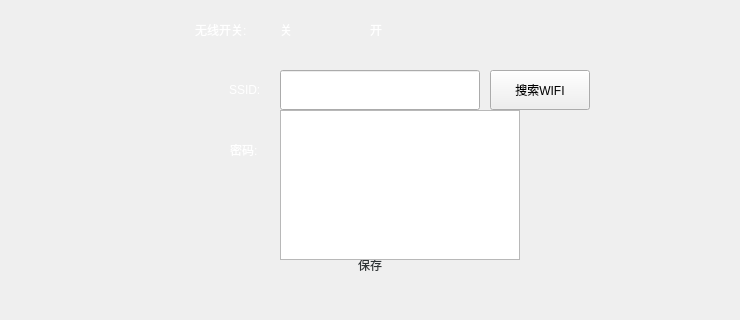
   <widget class="QWidget" name="tab_14">
    <attribute name="title">
     <string>无线网络设置</string>
    </attribute>
    <widget class="QGroupBox" name="groupBox_2">
     <property name="geometry">
      <rect>
       <x>30</x>
       <y>10</y>
       <width>701</width>
       <height>301</height>
      </rect>
     </property>
     <property name="styleSheet">
      <string notr="true">QGroupBox#groupBox_2{border:none;}
</string>
     </property>
     <property name="title">
      <string/>
     </property>
     <widget class="QLabel" name="label_SSID">
      <property name="geometry">
       <rect>
        <x>199</x>
        <y>70</y>
        <width>51</width>
        <height>20</height>
       </rect>
      </property>
      <property name="styleSheet">
       <string notr="true">color: rgb(255, 255, 255);
font: 500 13pt &quot;Ubuntu&quot;;</string>
      </property>
      <property name="text">
       <string>SSID:</string>
      </property>
     </widget>
     <widget class="QPushButton" name="pushButton_search_wifi">
      <property name="geometry">
       <rect>
        <x>460</x>
        <y>60</y>
        <width>100</width>
        <height>40</height>
       </rect>
      </property>
      <property name="focusPolicy">
       <enum>Qt::NoFocus</enum>
      </property>
      <property name="styleSheet">
       <string notr="true"/>
      </property>
      <property name="text">
       <string>搜索WIFI</string>
      </property>
     </widget>
     <widget class="QLineEdit" name="lineEdit_SSID">
      <property name="geometry">
       <rect>
        <x>250</x>
        <y>60</y>
        <width>200</width>
        <height>40</height>
       </rect>
      </property>
      <property name="styleSheet">
       <string notr="true">font:500 14pt &quot;Ubuntu&quot;;</string>
      </property>
     </widget>
     <widget class="QLabel" name="label_password">
      <property name="geometry">
       <rect>
        <x>200</x>
        <y>130</y>
        <width>50</width>
        <height>20</height>
       </rect>
      </property>
      <property name="styleSheet">
       <string notr="true">color: rgb(255, 255, 255);
font: 500 13pt &quot;Ubuntu&quot;;</string>
      </property>
      <property name="text">
       <string>密码:</string>
      </property>
     </widget>
     <widget class="QLabel" name="label_wifiIp">
      <property name="geometry">
       <rect>
        <x>190</x>
        <y>170</y>
        <width>311</width>
        <height>20</height>
       </rect>
      </property>
      <property name="styleSheet">
       <string notr="true">color: rgb(255, 255, 255);
font: 11pt &quot;Ubuntu&quot;;</string>
      </property>
      <property name="text">
       <string/>
      </property>
     </widget>
     <widget class="QPushButton" name="pushButton_submit2">
      <property name="geometry">
       <rect>
        <x>265</x>
        <y>230</y>
        <width>150</width>
        <height>50</height>
       </rect>
      </property>
      <property name="focusPolicy">
       <enum>Qt::NoFocus</enum>
      </property>
      <property name="styleSheet">
       <string notr="true">QPushButton{border:none;background-image: url(:/images/btnBg.gif);font: 400 14pt &quot;Ubuntu&quot;;color: rgb(46, 52, 54);} 
QPushButton:pressed{border:none;background-image: url(:/images/btnBg_down.gif);} </string>
      </property>
      <property name="text">
       <string>保存</string>
      </property>
     </widget>
     <widget class="QLabel" name="label_wifi_close">
      <property name="geometry">
       <rect>
        <x>250</x>
        <y>10</y>
        <width>21</width>
        <height>20</height>
       </rect>
      </property>
      <property name="styleSheet">
       <string notr="true">color: rgb(255, 255, 255);
font: 500 13pt &quot;Ubuntu&quot;;</string>
      </property>
      <property name="text">
       <string>关</string>
      </property>
     </widget>
     <widget class="QLabel" name="label_wifi_open">
      <property name="geometry">
       <rect>
        <x>340</x>
        <y>10</y>
        <width>21</width>
        <height>20</height>
       </rect>
      </property>
      <property name="styleSheet">
       <string notr="true">color: rgb(255, 255, 255);
font: 500 13pt &quot;Ubuntu&quot;;</string>
      </property>
      <property name="text">
       <string>开</string>
      </property>
     </widget>
     <widget class="QLabel" name="label_wifiMac">
      <property name="geometry">
       <rect>
        <x>190</x>
        <y>200</y>
        <width>311</width>
        <height>20</height>
       </rect>
      </property>
      <property name="styleSheet">
       <string notr="true">color: rgb(255, 255, 255);
font: 11pt &quot;Ubuntu&quot;;</string>
      </property>
      <property name="text">
       <string/>
      </property>
     </widget>
     <widget class="QLabel" name="label_wifiSwitch">
      <property name="geometry">
       <rect>
        <x>165</x>
        <y>10</y>
        <width>81</width>
        <height>20</height>
       </rect>
      </property>
      <property name="styleSheet">
       <string notr="true">color: rgb(255, 255, 255);
font: 500 13pt &quot;Ubuntu&quot;;</string>
      </property>
      <property name="text">
       <string>无线开关:</string>
      </property>
     </widget>
     <widget class="QPushButton" name="pushButton_wifi_open">
      <property name="geometry">
       <rect>
        <x>280</x>
        <y>0</y>
        <width>50</width>
        <height>50</height>
       </rect>
      </property>
      <property name="focusPolicy">
       <enum>Qt::NoFocus</enum>
      </property>
      <property name="styleSheet">
       <string notr="true">background-image: url(:/images/switch_on.gif);border:none;</string>
      </property>
      <property name="text">
       <string/>
      </property>
     </widget>
     <widget class="QLineEdit" name="lineEdit_password">
      <property name="geometry">
       <rect>
        <x>250</x>
        <y>120</y>
        <width>200</width>
        <height>40</height>
       </rect>
      </property>
      <property name="styleSheet">
       <string notr="true">font:500 14pt &quot;Ubuntu&quot;;</string>
      </property>
     </widget>
     <widget class="QPushButton" name="pushButton_wifi_close">
      <property name="geometry">
       <rect>
        <x>280</x>
        <y>0</y>
        <width>50</width>
        <height>50</height>
       </rect>
      </property>
      <property name="focusPolicy">
       <enum>Qt::NoFocus</enum>
      </property>
      <property name="styleSheet">
       <string notr="true">background-image: url(:/images/switch_off.gif);border:none;</string>
      </property>
      <property name="text">
       <string/>
      </property>
     </widget>
     <widget class="QTableView" name="tableView_SSID">
      <property name="geometry">
       <rect>
        <x>250</x>
        <y>100</y>
        <width>240</width>
        <height>150</height>
       </rect>
      </property>
     </widget>
    </widget>
   </widget>
